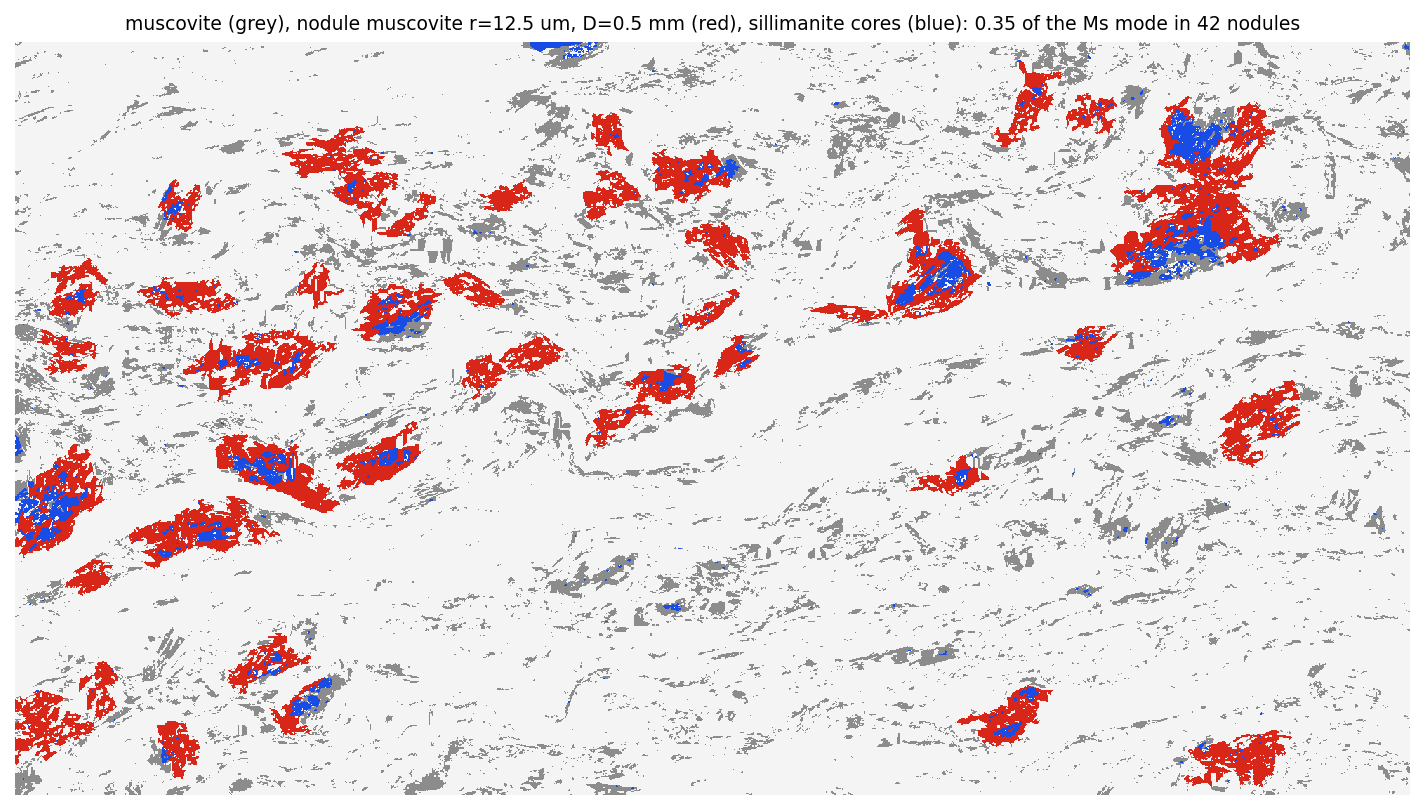

Python code for this plot:
# -*- coding: utf-8 -*-
"""Share of the muscovite mode that sits in the millimetre-scale nodules,
measured on the staged phase map (co-author comment, 2026-10-28).

The partial peak-assemblage reconstruction (fig_reconstruction.py panel b,
Table 1 row 3) converts the NODULE-hosted muscovite to its K-feldspar
precursor and keeps the foliation-defining matrix muscovite. Until now the
nodule share of the muscovite mode was an illustrative 0.5. Here it is
measured on ``phase_map_labels.npz`` (2.5 um/px) in two independent ways:

  size   : morphological opening of the muscovite mask with a disc of radius
           r removes the thin foliation-parallel flakes; the surviving blobs
           with an equivalent diameter >= D are the nodules; the nodule
           muscovite is every muscovite pixel within r of such a blob (the
           opening shaves the irregular rims, the dilation restores them
           without reaching the flakes further out).
  cores  : muscovite regions (closed over 2 px to bridge cracks) that touch
           a sillimanite (Al2SiO5 core) pixel, the nodules' defining feature
           on the map; size-filtered the same way.

The muscovite MODE also receives muscovite from the two unmixed matrix
domains (segmentation_params.json "unmix"), none of which is nodule
muscovite, so the nodule share of the mode is
    nodule_px / (muscovite_domain_px + sum(matrix_px * f_ms)).
A sweep over r and D gives the sensitivity; the adopted value is the
size-based share at r = 12.5 um (flakes thinner than 25 um removed) and
D = 0.5 mm (the smallest nodules Rinia describes are about half a
millimetre): 42 nodules of 0.5 to 1.9 mm holding 0.35 of the muscovite mode.
Result of the 2026-10-28 sweep: 0.25 (r = 25 um) to 0.45 (D = 0.3 mm) under
the size definition, 0.43 to 0.47 for every muscovite region attached to a
core, 0.19 to 0.33 for the muscovite within 0.5 to 1.0 mm of a large core;
every definition puts the share below the illustrative half used before,
and the partial reconstruction's accepted region is the same for any share
up to 0.45 (fig_reconstruction.py re-scored over f).

Writes ``nodule_fraction.json`` (read by fig_reconstruction.py for the
adopted share) and a diagnostic ``nodule_fraction.png`` beside this script.

Usage:  python nodule_fraction.py [--pixel-um 2.5] [--r-um 12.5] [--d-mm 0.5] [--sweep]
"""
import argparse
import csv
import json
import sys
from pathlib import Path

import numpy as np
from scipy import ndimage as ndi

HERE = Path(__file__).resolve().parent
sys.path.insert(0, str(HERE))

ap = argparse.ArgumentParser()
ap.add_argument("--pixel-um", type=float, default=2.5, help="phase-map pitch (0.5 um mosaic x seg_ds 5)")
ap.add_argument("--r-um", type=float, default=12.5, help="opening radius of the adopted estimate")
ap.add_argument("--d-mm", type=float, default=0.5, help="minimum nodule equivalent diameter of the adopted estimate")
ap.add_argument("--sweep", action="store_true", help="also sweep r and D")
ap.add_argument("--png", default=str(HERE / "nodule_fraction.png"))
ap.add_argument("--out", default=str(HERE / "nodule_fraction.json"))
args = ap.parse_args()

labels = np.load(HERE / "phase_map_labels.npz")["labels"]
names = {int(r["cluster_id"]): r["name"].strip() for r in csv.DictReader(open(HERE / "phase_legend.csv"))}
by_name = {v: k for k, v in names.items()}
MS, SIL = by_name["Muscovite"], by_name["Sillimanite"]
seg = json.loads((HERE / "segmentation_params.json").read_text())
px = {cid: int((labels == cid).sum()) for cid in names}

# muscovite pixel-equivalents that the unmixed matrix domains add to the mode
ms_from_matrix = 0.0
for src, d in (seg.get("unmix") or {}).items():
    fr = {int(e): float(v) for e, v in (d.get("fractions") or {}).items() if float(v) > 0}
    tot_f = sum(fr.values())
    if MS in fr and tot_f > 0:
        ms_from_matrix += px[int(src)] * fr[MS] / tot_f
        print(f"unmixed {names[int(src)]:20s}: {px[int(src)]:>10d} px, muscovite share {fr[MS] / tot_f:.3f}")
ms_px = px[MS]
ms_total = ms_px + ms_from_matrix
print(f"muscovite domain {ms_px} px; from unmixed matrix {ms_from_matrix:.0f} px-eq; mode total {ms_total:.0f} px-eq "
      f"(domain = {ms_px / ms_total:.3f} of the mode)")

ms = labels == MS
sil = labels == SIL
um = args.pixel_um


# Disc erosions / dilations through the Euclidean distance transform (a
# structuring element of radius 10-20 px on a 53-Mpx map is far too slow
# for scipy's direct binary morphology).
def erode(a, r_px):
    return ndi.distance_transform_edt(a) > r_px


def dilate(a, r_px):
    return ndi.distance_transform_edt(~a) <= r_px


_opened = {}


def size_based(r_um, d_mm):
    r_px = r_um / um
    if r_px not in _opened:
        _opened[r_px] = dilate(erode(ms, r_px), r_px)
    lab, n = ndi.label(_opened[r_px])
    if n == 0:
        return np.zeros_like(ms), 0, np.array([]), np.zeros_like(ms)
    areas = np.bincount(lab.ravel())[1:].astype(float)
    eqd_mm = 2 * np.sqrt(areas / np.pi) * um / 1000.0
    keep = np.where(eqd_mm >= d_mm)[0] + 1
    seeds = np.isin(lab, keep)
    region = ndi.binary_fill_holes(dilate(seeds, r_px))
    nod = ms & region
    return nod, int(keep.size), eqd_mm[keep - 1], region


_closed = None
_sil_near = None


def core_based(d_mm, close_px=2):
    global _closed, _sil_near
    if _closed is None:
        _closed = erode(dilate(ms, close_px), close_px) | ms
        _sil_near = dilate(sil, 2)
    lab, n = ndi.label(_closed)
    touch = np.unique(lab[_sil_near & (lab > 0)])
    areas = np.bincount(lab.ravel()).astype(float)
    eqd_mm = 2 * np.sqrt(areas / np.pi) * um / 1000.0
    keep = np.array([c for c in touch if c > 0 and eqd_mm[c] >= d_mm], dtype=int)
    nod = ms & np.isin(lab, keep)
    return nod, int(keep.size), eqd_mm[keep] if keep.size else np.array([])


# Per-pixel muscovite content: 1 in the muscovite domain, the unmixed
# muscovite share in the two matrix domains (their rims wrap the nodules:
# half the pixels bordering a sillimanite core are "mica-rich matrix").
ms_content = ms.astype(np.float32)
for src, d in (seg.get("unmix") or {}).items():
    fr = {int(e): float(v) for e, v in (d.get("fractions") or {}).items() if float(v) > 0}
    tot_f = sum(fr.values())
    if MS in fr and tot_f > 0:
        ms_content[labels == int(src)] = fr[MS] / tot_f
# the larger sillimanite cores (>= 0.2 mm equivalent diameter): the nodules'
# defining feature, used to check that a nodule definition captures them
_sl, _n = ndi.label(sil)
_ar = np.bincount(_sl.ravel()); _ar[0] = 0
_big_ids = np.where(2 * np.sqrt(_ar / np.pi) * um / 1000.0 >= 0.2)[0]
_big = np.isin(_sl, _big_ids)
_n_big = int(_big_ids.size)
# restrict the labelled core map to the large cores (the capture loop runs per core)
_sl = np.where(_big, _sl, 0)
_slices = ndi.find_objects(_sl)
print(f"sillimanite cores >= 0.2 mm: {_n_big} of {int((_ar > 0).sum())} regions, {_big.sum()} of {sil.sum()} px")


def report(tag, nod, n, eqd, region=None):
    """nod = nodule pixels of the clean muscovite domain; region = the filled
    nodule outline (clean muscovite + matrix rims + cores), when given."""
    f_dom = nod.sum() / ms_px
    f_mode = nod.sum() / ms_total
    sizes = (f"d50 {np.median(eqd):.2f} mm, max {eqd.max():.2f} mm" if eqd.size else "-")
    extra = {}
    if region is not None:
        f_region = float(ms_content[region].sum() / ms_total)
        # a large core counts as captured when at least half of its 3-px
        # boundary ring lies in the nodule region (the ring, not the core's
        # interior, is what a muscovite nodule can contain)
        cap_px, cap_n = 0, 0
        for c, sl in enumerate(_slices, start=1):
            if sl is None:
                continue
            ys, xs = sl
            ys = slice(max(0, ys.start - 4), ys.stop + 4); xs = slice(max(0, xs.start - 4), xs.stop + 4)
            core = _sl[ys, xs] == c
            ring = ndi.binary_dilation(core, iterations=3) & ~core
            if region[ys, xs][ring].mean() >= 0.5:
                cap_px += int(core.sum()); cap_n += 1
        cores_in = cap_px / max(1, _big.sum())
        extra = {"frac_of_mode_with_rims": f_region, "large_cores_captured_px": cores_in, "large_cores_captured_n": cap_n}
        tail = f"; with matrix rims {f_region:.3f} of the mode; large cores captured {cap_n}/{_n_big} ({100 * cores_in:.0f} % of their px)"
    else:
        tail = ""
    print(f"{tag:34s} nodules {n:4d}  nodule Ms {nod.sum():>9d} px = {f_dom:.3f} of the domain, "
          f"{f_mode:.3f} of the mode; {sizes}{tail}")
    return {"n_nodules": n, "nodule_px": int(nod.sum()), "frac_of_domain": float(f_dom), "frac_of_mode": float(f_mode),
            "d50_mm": (float(np.median(eqd)) if eqd.size else None), "dmax_mm": (float(eqd.max()) if eqd.size else None), **extra}


out = {"pixel_um": um, "muscovite_domain_px": ms_px, "muscovite_from_unmixed_matrix_px": ms_from_matrix,
       "muscovite_mode_px_equiv": ms_total, "adopted": {"r_um": args.r_um, "d_mm": args.d_mm}, "size": {}, "cores": {}}
nod_a, n_a, eqd_a, reg_a = size_based(args.r_um, args.d_mm)
out["size"][f"r{args.r_um:g}_d{args.d_mm:g}"] = report(f"size r={args.r_um:g} um D={args.d_mm:g} mm", nod_a, n_a, eqd_a, reg_a)
nod_c, n_c, eqd_c = core_based(args.d_mm)
out["cores"][f"d{args.d_mm:g}"] = report(f"cores D={args.d_mm:g} mm", nod_c, n_c, eqd_c)
both = nod_a & nod_c
print(f"agreement: {both.sum() / max(1, (nod_a | nod_c).sum()):.2f} Jaccard; size-only {(nod_a & ~nod_c).sum()} px, cores-only {(nod_c & ~nod_a).sum()} px")
out["union"] = report("union of the two", nod_a | nod_c, 0, np.array([]))
out["adopted"]["frac_of_mode"] = out["size"][f"r{args.r_um:g}_d{args.d_mm:g}"]["frac_of_mode"]
out["adopted"]["frac_of_mode_with_rims"] = out["size"][f"r{args.r_um:g}_d{args.d_mm:g}"]["frac_of_mode_with_rims"]

if args.sweep:
    for r_um in (12.5, 25.0, 50.0):
        for d_mm in (0.3, 0.5, 0.75, 1.0):
            nod, n, eqd, reg = size_based(r_um, d_mm)
            out["size"][f"r{r_um:g}_d{d_mm:g}"] = report(f"size r={r_um:g} um D={d_mm:g} mm", nod, n, eqd, reg)
    for d_mm in (0.0, 0.3, 0.5, 0.75, 1.0):
        nod, n, eqd = core_based(d_mm)
        out["cores"][f"d{d_mm:g}"] = report(f"cores D={d_mm:g} mm", nod, n, eqd)

# diagnostic picture (5x decimated): muscovite grey, nodule muscovite red, sillimanite blue
import matplotlib
matplotlib.use("Agg")
import matplotlib.pyplot as plt
d = 5
rgb = np.ones(labels[::d, ::d].shape + (3,), float) * 0.96
rgb[ms[::d, ::d]] = (0.55, 0.55, 0.55)
rgb[nod_a[::d, ::d]] = (0.85, 0.15, 0.1)
rgb[dilate(sil, 2)[::d, ::d]] = (0.1, 0.3, 0.9)
fig, ax = plt.subplots(figsize=(12, 6.6))
ax.imshow(rgb, interpolation="nearest")
ax.set_axis_off()
ax.set_title(f"muscovite (grey), nodule muscovite r={args.r_um:g} um, D={args.d_mm:g} mm (red), sillimanite cores (blue): "
             f"{out['adopted']['frac_of_mode']:.2f} of the Ms mode in {n_a} nodules", fontsize=9)
fig.savefig(args.png, dpi=150, bbox_inches="tight")
Path(args.out).write_text(json.dumps(out, indent=1))
print(f"wrote {args.out} and {args.png}")
